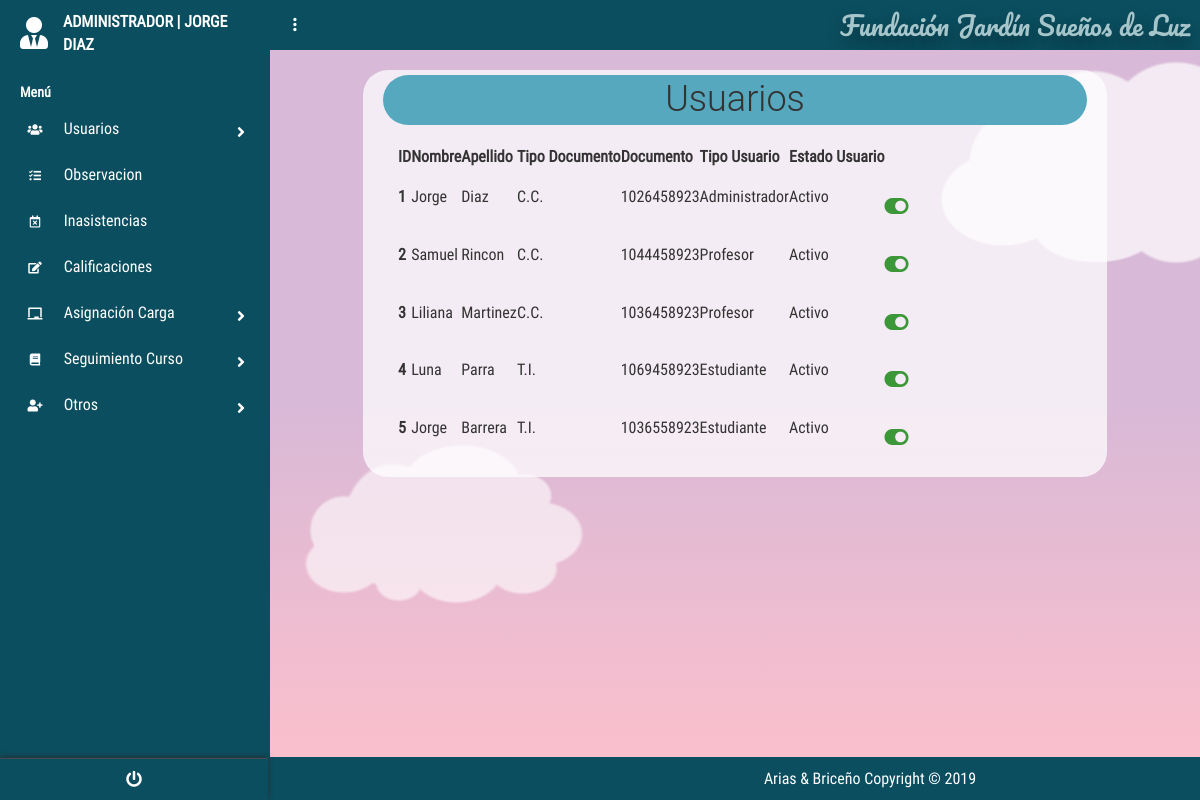
The app's page /?c=Usuario&a=Index (signed in) with its own data.
### tables this page shows
create table Usuario
(
id_Usuario int PRIMARY KEY auto_increment ,
user_Usuario varchar (50) not null,
password_Usuario varchar (8) not null,
nombre_Usuario varchar (50) not null,
apellido_Usuario varchar (50) not null,
tipoDoc_Usuario varchar (50) not null,
doc_Usuario bigint not null,
estado_Usuario varchar (50) not null,
id_tipoUsuario_FK int ,
id_Especialidad_FK int 
);

create table TIPOUSUARIO
(
id_tipoUsuario int PRIMARY KEY auto_increment ,
nombre_Tipo_Usuario varchar (50) not null
);

### controllers/UsuarioController.php (called while the page is built, shortened)
<?php
require_once "./models/UsuarioModel.php";
class UsuarioController{
    public function __CONSTRUCT(){
        $this->mode = new UsuarioModel();
    }
    public function Index(){
        include_once './views/Usuario/Usuario.php';
    }
}

### models/Conexion.php (called while the page is built)
<?php
class Conexion{
    public static function conectar(){
        $PDO = new PDO("mysql:host=localhost;dbname=dbfundacion;charset=utf8","root","");
        $PDO->setAttribute(PDO::ATTR_ERRMODE,PDO::ERRMODE_EXCEPTION);
        return $PDO;
    }
}
?>

### models/UsuarioModel.php (called while the page is built, shortened)
<?php
class UsuarioModel{
    public $CNX;
    public function __construct(){
        try {
            $this->CNX= Conexion::conectar();
        } catch (Exception $e) {
            die($e->getMessage());
        }
    }
    public function listar_Usuario(){
        try {
            $query= "SELECT id_Usuario,
            user_Usuario,
            password_Usuario,
            nombre_Usuario,
            apellido_Usuario,
            tipoDoc_Usuario,
            doc_Usuario,
            estado_Usuario,
            id_tipoUsuario_FK,
            id_Especialidad_FK,
            id_tipoUsuario,
            nombre_Tipo_Usuario
            from Usuario
            inner join tipousuario on Usuario.id_tipoUsuario_FK=tipousuario.id_tipoUsuario ";
            $stm = $this->CNX->prepare($query);
            $stm->execute();
            return $stm->fetchAll(PDO::FETCH_OBJ);
        } catch (Exception $e){
            die($e ->getMessage());
        }
    }
}

### views/Usuario/Usuario.php (the view, shortened to what this page needs)
<?php
$nombre=$_SESSION['nombre'];
if (isset($_SESSION['Admin'])){
    $sesion = 'A';
}elseif (isset($_SESSION['Profe'])){
    $sesion = 'P';
}elseif (isset($_SESSION['Estudiante'])){
    $sesion = 'E';
}
?>
<!DOCTYPE html>
<html lang="es">
<head>
    <link rel='stylesheet' href='https://cdnjs.cloudflare.com/ajax/libs/twitter-bootstrap/4.1.1/css/bootstrap.css'>
    <link rel='stylesheet' href='https://use.fontawesome.com/releases/v5.0.13/css/all.css'>
    <link rel="stylesheet" href="<?php echo SERVERURL; ?>assets/css/main.css">
    <link rel="stylesheet" href="<?php echo SERVERURL; ?>assets/css/style.css">
    <link rel="stylesheet" href="<?php echo SERVERURL; ?>assets/css/menu_Lateral.css">
    <link rel="stylesheet" href="<?php echo SERVERURL; ?>assets/css/main.css">
    <link href="https://unpkg.com/bootstrap-table@1.18.0/dist/bootstrap-table.min.css" rel="stylesheet">
</head>
<body>
    <?php include "./views/modules/navlateral.php" ?>
    <section class="full-box dashboard-contentPage">
        <?php include "./views/modules/navbar.php" ?>
        <div class="container">
            <div class="titles">
                <h1 class="tituloa ">Usuarios</h1>
            </div>
            <div class="tablas">
            <table id="table" data-toggle="table" data-height="auto" data-search="true" data-show-refresh="false"
                data-show-columns="true" data-buttons-toolbar=".buttons-toolbar">
                <thead>
                    <tr>
                        <th data-field="ID">ID</th>
                        <th data-field="nombre">Nombre</th>
                        <th data-field="apellido">Apellido</th>
                        <th data-field="tipoDoc">Tipo Documento</th>
                        <th data-field="Doc">Documento</th>
                        <th data-field="tipoUsuario">Tipo Usuario</th>
                        <th data-field="Estado">Estado Usuario</th>
                        <th data-field="Estado_b"></th>
                    </tr>
                </thead>
                <tbody>
                    <?php foreach ($this->mode->listar_Usuario() as $k ) : ?>
                    <tr>
                        <th data-field="ID" scope="row"><?php echo $k->id_Usuario; ?></th>
                        <td data-field="nombre"><?php echo $k->nombre_Usuario; ?></td>
                        <td data-field="apellido"><?php echo $k->apellido_Usuario; ?></td>
                        <td data-field="tipoDoc"><?php echo $k->tipoDoc_Usuario; ?></td>
                        <td data-field="Doc"><?php echo $k->doc_Usuario; ?></td>
                        <td data-field="tipoUsuario"><?php echo $k->nombre_Tipo_Usuario; ?></td>
                        <td data-field="Estado"><?php echo $k->estado_Usuario; ?>
                        </td>
                        <td data-field="Estado_b">
                        <div class="form-group" id="botones">
                                <?php echo $k->estado_Usuario == 'Activo'
                                ? "<a style='text-decoration:none;color:#3C9738;' href='?c=Usuario&a=inactivar_Usuario&id_Usuario= $k->id_Usuario;'  class='fas fa-toggle-on fa-lg ' ></a>"
                                 :"<a style='text-decoration:none;color:#C34242;' href='?c=Usuario&a=activar_Usuario&id_Usuario= $k->id_Usuario;'  class='fas fa-toggle-off fa-lg ' ></a>"; ?>
                            </div>
                        </td>
                    </tr>
                    <?php endforeach; ?>
                </tbody>
            </table>
</div>
        </div>
        <?php include "./views/modules/fondo_Form.php" ?>
    </section>
</body>
</html>

### index.php (shortened to what this page needs)
<?php
require_once './models/Conexion.php';
$controller = 'Acerca';
if(!isset($_REQUEST['c']))
{
    require_once "controllers/".$controller."Controller.php";
    $controller = ucwords($controller) . 'Controller';
    $controller = new $controller;
    $controller->Index();
}
else
{
    $accion = isset($_REQUEST['a']) ? $_REQUEST['a'] : 'Index';
    $controller = new $controller;
    call_user_func( array( $controller, $accion ) );
}

### views/modules/navlateral.php (shortened to what this page needs)
<section class="full-box cover dashboard-sideBar">
		<div class="full-box dashboard-sideBar-ct">
		<div class="page-wrapper chiller-theme toggled">
<nav id="sidebar" class="sidebar-wrapper">
  <div class="sidebar-content">
	<div class="sidebar-brand">
	<?php
		if($sesion=='A'){echo '<i style="color:#ffffff" class="fas fa-user-tie fa-2x"></i>';}
		else if($sesion=='P'){echo '<i style="color:#ffffff" class="fas fa-chalkboard-teacher fa-2x"></i>';}
		else if($sesion=='E'){echo '<i style="color:#ffffff" class="fas fa-user-graduate fa-2x"></i>';}
		if($sesion=='A'){echo '<a href="#" style="text-decoration:none; margin-left:15px">ADMINISTRADOR | '. $nombre.' </a>';}
		else if($sesion=='P'){echo '<a href="#" style="text-decoration:none; margin-left:15px">PROFESOR | '. $nombre .'</a>';}
		else if($sesion=='E'){echo '<a href="#" style="text-decoration:none; margin-left:15px">ESTUDIANTE | '. $nombre.' </a>';}
	?>
	</div>
	<div class="sidebar-menu">
	  <ul>
		<li class="header-menu">
		  <span>Menú</span>
		</li>
		<li class="sidebar-dropdown">
		  <a href="#">
			<i class="fa fa-users"></i>
			<span>Usuarios</span>
		  </a>
		</li>
		<li >
		  <a href="?c=Observacion&a=Index">
			<i class="fas fa-tasks"></i>
			<span>Observacion</span>
		  </a>
		</li>
		<li>
		  <a href="?c=Inasistencia&a=Index">
		  <i class="far fa-calendar-times"></i>
			<span>Inasistencias</span>
		  </a>
		</li>
		<li>
		  <a href="?c=Calificacion&a=Index">
		  <i class="fas fa-edit"></i>
			<span>Calificaciones</span>
		  </a>
		</li>
		<?php
			if($sesion=='A'){echo '		<li class="sidebar-dropdown">
				<a href="#">
				<i class="fas fa-chalkboard"></i>
				  <span>Asignación Carga</span>
				</a>
				<div class="sidebar-submenu">
				  <ul>
					<li>
					  <a  href="?c=AsignacionCarga&a=Index">Asignación </a>
					</li>
					<li>
					  <a href="?c=Materia&a=Index">Materia</a>
					</li>
				  </ul>
				</div>
			  </li>
			  <li class="sidebar-dropdown">
				<a href="#">
				<i class="fas fa-book"></i>
				  <span>Seguimiento Curso</span>
				</a>
				<div class="sidebar-submenu">
				  <ul>
					<li>
					  <a  href="?c=Curso&a=Index">Curso</a>
					</li>
					<li>
					  <a href="?c=SeguimientoCurso&a=Index">Seguimiento</a>
					</li>
					<li>
					  <a href="?c=Salon&a=Index">Salon</a>
					</li>
				  </ul>
				</div>
			  </li>
			  <li class="sidebar-dropdown">
				<a href="#">
				  <i class="fa fa-user-plus"></i>
				  <span>Otros</span>
				</a>
				<div class="sidebar-submenu">
				  <ul>
					<li>
					  <a href="?c=Cargo&a=Index">Cargo</a>
					</li>
					<li>
					  <a href="?c=Especialidad&a=Index">Especialidad</a>
					</li>
					<li>
					  <a href="?c=TipoUsuario&a=Index">Tipo Usuario</a>
					</li>
				  </ul>
				</div>
			  </li>';}else{echo ' ';}
		?>
	  </ul>
	</div>
  </div>
  <div class="sidebar-footer">
	<a href="./models/salir.php">
	  <i class="fa fa-power-off"></i>
	</a>
  </div>
</nav>
		</div>
	</section>

### views/modules/navbar.php
<nav class="full-box dashboard-Navbar" style="z-index:10">
			<ul class="full-box list-unstyled text-right">
				<li class="pull-left">
					<a href="#!" class="btn-menu-dashboard" id="botonm"><i class="zmdi zmdi-more-vert"></i></a>
				</li>
				<li>
					<a href="?c=Acerca&a=Index" class="btn-search Titulo_P" id="tituloPri">
					<div class="  Titulo_P"><?php echo NOMBREPROYECTO; ?></div>
					</a>
				</li>
			</ul>
		</nav>

### views/modules/fondo_Form.php (shortened to what this page needs)
<!DOCTYPE html>
<html lang="en" >
<head>
</head>
<body >
<div class="cloud">
    <div></div>
    <div></div>
  </div>
  <figure class="madeline-container">
  </figure>
</body>
    <footer style="position:fixed;bottom:0px;background-color: rgb(11, 78, 95);width: 100%;color:#ffffff;padding:10px;text-align:center;">
    Arias & Briceño Copyright &copy; 2019
</footer>
</html>

### assets/css/main.css (style rules this page uses)
body, html { background-color: #0b4e5f; width: 100%; height: 100%; margin: 0; padding: 0; position: relative; font-size: 16px; font-family: 'RobotoCondensed'; overflow: hidden; }
.full-box { margin: 0; padding: 0; width: 100%; box-sizing: border-box; }
.cover { background: 50% 50% no-repeat; background-size: cover; }
.container { background-color: rgba(255, 255, 255, 0.726); margin-top:20px; border-radius:25px; width:80%; }
.tablas,h1 { margin:20px }
h1 { text-align: center; padding: 5px; margin: 5px; }
.tituloa { background-color: #56a8be; border-color: #56a8be; border-radius: 1em; }
.dashboard-sideBar, .dashboard-contentPage { position: absolute; top: 0; height: 100%; transition: all .3s ease-in-out; }
.dashboard-sideBar, .dashboard-sideBar-ct { width: 270px; }
.dashboard-sideBar { left: 0; z-index: 2; background-image: url('assets/img/sideBar.png'); border-right: 1px solid #0b4e5f; overflow: hidden; }
.dashboard-sideBar-ct { position: relative; height: 100%; background-color: #0b4e5f; padding: 0 10px; padding-bottom: 30px; }
#tituloPri { display: inline-block; width: auto; text-align: center; color: #fff; margin: 0; padding-right: 10px; font-size: 20px; transition: all .3s ease-in-out; position: relative; text-decoration: none; }
#botonm { width: 50px; }
.dashboard-contentPage { right: 0; z-index: 1; padding-left: 270px; }
.dashboard-Navbar, .dashboard-Navbar > ul, .dashboard-Navbar > ul >li, .dashboard-Navbar > ul > li > a { height: 50px; line-height: 50px; }
.dashboard-Navbar > ul > li > a { outline: none; }
.dashboard-Navbar { background-color: #0b4e5f; overflow: hidden; }
.dashboard-Navbar > ul >li, .dashboard-Navbar > ul > li > a { display: inline-block; width: auto; text-align: center; color: #fff; margin: 0; padding: 0; font-size: 20px; transition: all .3s ease-in-out; position: relative; }
.Titulo_P { font-size: 1.3em; color:rgb(165, 197, 202); text-align: left; text-shadow:0 .5rem 1rem rgba(0,0,0,.35); font-family: 'Pacifico', cursive; margin-top: auto; margin-bottom: auto; margin-right: auto; margin-left: 20px; text-decoration: none; }

### assets/css/style.css (style rules this page uses)
.Titulo_P { font-size: 2em; color:rgb(165, 197, 202); text-align: left; text-shadow:0 .5rem 1rem rgba(0,0,0,.35); font-family: 'Pacifico', cursive; margin-top: auto; margin-bottom: auto; margin-right: auto; margin-left: 20px; text-decoration: none; }
ul { margin-top:auto; margin-bottom:auto; margin-left: 20px; }

### records on screen
usuario: id_Usuario "1", nombre_Usuario "Jorge", apellido_Usuario "Diaz", tipoDoc_Usuario "C.C.", doc_Usuario "1026458923", id_tipoUsuario_FK.nombre_Tipo_Usuario "Administrador", estado_Usuario "Activo"
usuario: id_Usuario "2", nombre_Usuario "Samuel", apellido_Usuario "Rincon", tipoDoc_Usuario "C.C.", doc_Usuario "1044458923", id_tipoUsuario_FK.nombre_Tipo_Usuario "Profesor", estado_Usuario "Activo"
usuario: id_Usuario "3", nombre_Usuario "Liliana", apellido_Usuario "Martinez", tipoDoc_Usuario "C.C.", doc_Usuario "1036458923", id_tipoUsuario_FK.nombre_Tipo_Usuario "Profesor", estado_Usuario "Activo"
usuario: id_Usuario "4", nombre_Usuario "Luna", apellido_Usuario "Parra", tipoDoc_Usuario "T.I.", doc_Usuario "1069458923", id_tipoUsuario_FK.nombre_Tipo_Usuario "Estudiante", estado_Usuario "Activo"
usuario: id_Usuario "5", nombre_Usuario "Jorge", apellido_Usuario "Barrera", tipoDoc_Usuario "T.I.", doc_Usuario "1036558923", id_tipoUsuario_FK.nombre_Tipo_Usuario "Estudiante", estado_Usuario "Activo"

### other values on screen
$nombre "JORGE DIAZ"
NOMBREPROYECTO "Fundación Jardín Sueños de Luz"
